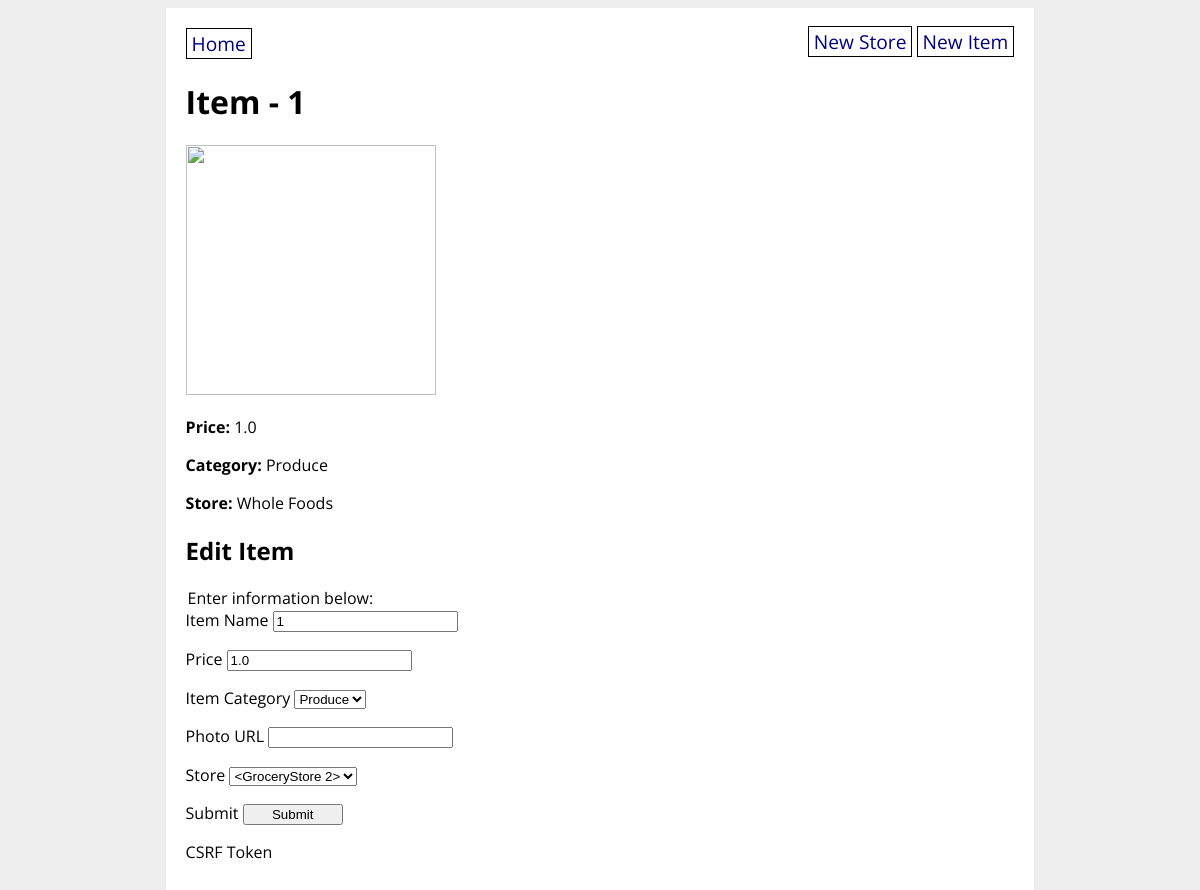
The page /item/7 on the database its author committed.
### grocery_app/models.py (models this page shows)
class GroceryItem(db.Model):
    id = db.Column(db.Integer, primary_key=True)
    name = db.Column(db.String(80), nullable=False)
    price = db.Column(db.Float(precision=2), nullable=False)
    category = db.Column(db.Enum(ItemCategory), default=ItemCategory.OTHER)
    photo_url = db.Column(URLType)
    store_id = db.Column(
        db.Integer, db.ForeignKey('grocery_store.id'), nullable=False)
    store = db.relationship('GroceryStore', back_populates='items')

class GroceryStore(db.Model):
    id = db.Column(db.Integer, primary_key=True)
    title = db.Column(db.String(80), nullable=False)
    address = db.Column(db.String(200), nullable=False)
    items = db.relationship('GroceryItem', back_populates='store')

### grocery_app/routes.py (the view, shortened to what this page needs)
@main.route('/item/<item_id>', methods=['GET', 'POST'])
def item_detail(item_id):
    item = GroceryItem.query.get(item_id)
    form = GroceryItemForm(obj=item)
    return render_template('item_detail.html', item=item, form=form)

### grocery_app/forms.py
class GroceryItemForm(FlaskForm):
    name = StringField('Item Name')
    price = FloatField('Price')
    category = SelectField('Item Category', choices=ItemCategory.choices())
    photo_url = StringField('Photo URL')
    store = QuerySelectField('Store', query_factory=lambda: GroceryStore.query)
    submit = SubmitField('Submit')

### grocery_app/utils.py (called while the page is built)
    def __str__(self):
        return str(self.value)

### grocery_app/templates/item_detail.html (shortened to what this page needs)
{% extends 'base.html' %}
{% block content %}
<h1>Item - {{ item.name }}</h1>
<p><img src="{{ item.photo_url }}" width="250px" height="250px"></p>
<p><strong>Price:</strong> {{ item.price }}</p>
<p><strong>Category:</strong> {{ item.category }}</p>
<p><strong>Store:</strong> {{ item.store.title }}</p>
<h2>Edit Item</h2>
<form method='POST' action='/item/{{item.id}}'>
    <legend>Enter information below:</legend>
    {% for element in form %}
      {{ element.label }}
      {{ element }}
    {% endfor %}
</form>
{% endblock %}

### grocery_app/static/style.css (style rules this page uses)
body { display: flex; flex-direction: column; align-items: center; background-color: #eee; font-family: 'Open Sans', sans-serif; }
input[type=submit] { width: 100px; align-self: flex-end; }

### rows shown on the page
GroceryItem: name "1", price "1.0", category "Produce", form "1" "1.0" "Produce" "<GroceryStore 2>"
GroceryStore: store "Whole Foods"

### other values the page prints
{{ element.label }} "Item Name" "Price" "Item Category" "Photo URL" "Store" "Submit" "CSRF Token"
